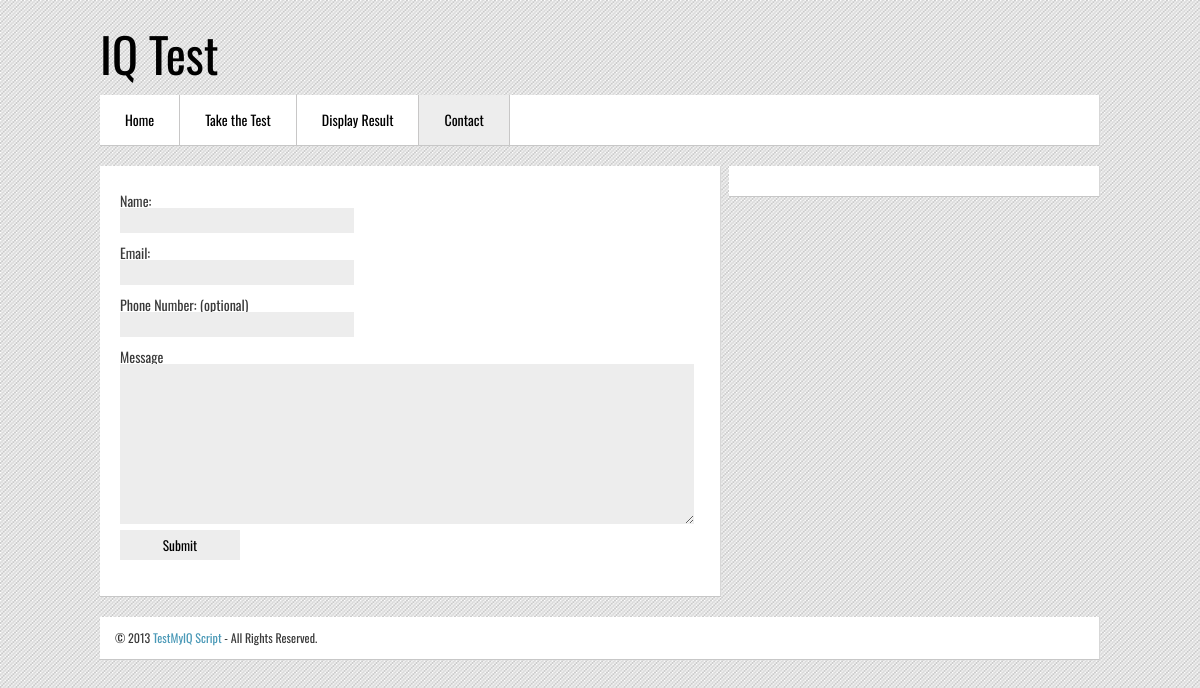
Page /TestYourIQ/index.php?page=kontakt on the committed database.
### tables this page shows
CREATE TABLE IF NOT EXISTS `web` (
  `ID` int(20) NOT NULL,
  `domena` varchar(255) NOT NULL,
  `kontakt` varchar(255) NOT NULL,
  `webtitle` varchar(255) NOT NULL,
  `headercode` text NOT NULL,
  `footercode` text NOT NULL,
  `footerlink` text NOT NULL,
  PRIMARY KEY (`ID`),
  UNIQUE KEY `ID` (`ID`),
  UNIQUE KEY `domena` (`domena`)
);

### TestYourIQ/index.php (the view, shortened to what this page needs)
<?php
	$query2 = MySQL_Query("SELECT * FROM `hlavicka`") or die (mysql_error());
	$query3 = MySQL_Query("SELECT * FROM `web`") or die (mysql_error());
	$Vysledek2 = mysql_fetch_array($query2);
	$Vysledek3 = mysql_fetch_array($query3);
	$lang= $Vysledek2['lang'];
	$footerlink= $Vysledek3['footerlink'];
	$webtitle= $Vysledek3['webtitle'];
?>
<!DOCTYPE html>
<html lang="<?php echo $lang ?>" dir="ltr">
<head>
<link href="css/style.css" rel="stylesheet" type="text/css" />
</head>
<body>
<div id="wrapper">
   <div class="header">
    <h1><a href="index.php?page=uvod"><span><?php echo $webtitle ?></span></a></h1>
   </div>
   <div class="navigation">
       <ul>
       <li><a href="index.php?page=uvod" <?php if (isset($_GET['page'])&& $_GET['page']== "uvod") echo 'class="active"'?>><?php print(_HOME); ?></a></li>
       <li><a href="start.php" <?php if (isset($_GET['page'])&& $_GET['page']== "test") echo 'class="active"'?>><?php print(_TAKETHETEST); ?></a></li>
       <li><a href="index.php?page=vysledek" <?php if (isset($_GET['page'])&& $_GET['page']== "vysledek") echo 'class="active"'?>><?php print(_SHOWRESULT); ?></a></li>
       <li><a href="index.php?page=kontakt" <?php if (isset($_GET['page'])&& $_GET['page']== "kontakt") echo 'class="active"' ?>><?php print(_CONTACT); ?></a></li>
       </ul>
   </div>
   <?php
					 if (isset($_GET['page'])){
					    $soubor=$_GET['page'];
					    $soubor2= dirname($_SERVER['SCRIPT_FILENAME'])."/".$soubor.".php";
					    if(file_exists($soubor2)){
					       if(substr_count($soubor,"../")>0){
					       }elseif($soubor=="index" or $soubor=="/index"){
					       }else{
					           include $soubor2;
					       }
					    }else{
					       include "inc/error404.php";
					    }
					  }else{
					    include "uvod.php";
					  }
?>
 <div class="footer" >
 <div class="copyright"><?php echo $footerlink ?></div>
 </div>
</div>
</body>
</html>

### TestYourIQ/css/style.css (style rules this page uses)
html, body, div, span, applet, object, iframe, h1, h2, h3, h4, h5, h6, p, blockquote, pre, a, abbr, acronym, address, big, cite, code, del, dfn, em, font, img, ins, kbd, q, s, samp, small, strike, strong, sub, sup, tt, var, b, u, i, center, dl, dt, dd, ol, ul, li, fieldset, form, label, legend, table, caption, tbody, tfoot, thead, tr, th { margin: 0;padding: 0;border: 0;outline: 0;font-size: 100%;vertical-align: baseline;background: transparent; }
body { line-height: 1; }
ol, ul { list-style: none; }
body { font-size:14px; font-family: 'Oswald', sans-serif; color:#3a3a3a; background:url(../images/backg_png.png); }
a { text-decoration:none; color:#4a99b7; }
#wrapper { width:1000px; margin:0 auto; }
#wrapper .header { height:60px; margin-bottom:5px; border:1px #003; margin-top:0px; padding-top:30px; }
#wrapper .header h1 a { font-size:48px; color:#000000; }
#wrapper .header h1 span { font-weight:lighter; }
#wrapper .navigation { font-size:14px; background-color:#FFFFFF; border-bottom:#c7c7c7 solid 1px; border-right:#d7d7d7 solid 1px; }
#wrapper .navigation a { color:#FFFFFF; }
#wrapper .navigation ul li { float:left; }
#wrapper .navigation ul li a { padding:18px 25px; display:block; border-right:1px solid #c8c7c7; color:#000000; }
#wrapper .navigation ul li a.active { background-color:#ededed; }
#wrapper .footer { background-color:#FFFFFF; border-bottom:#c7c7c7 solid 1px; border-right:#d7d7d7 solid 1px; margin-top:20px; margin-bottom:20px; font-size:12px; }
#wrapper .footer .copyright { padding:15px; }

### rows in the picture
web: webtitle "IQ Test", footerlink "© 2013 TestMyIQ Script - All Rights Reserved."

### other values in the picture
_HOME "Home"
_TAKETHETEST "Take the Test"
_SHOWRESULT "Display Result"
_CONTACT "Contact"
_NAME "Name:"
_EMAIL "Email:"
_PHONENUMBER "Phone Number: (optional)"
_MESSAGE "Message"
